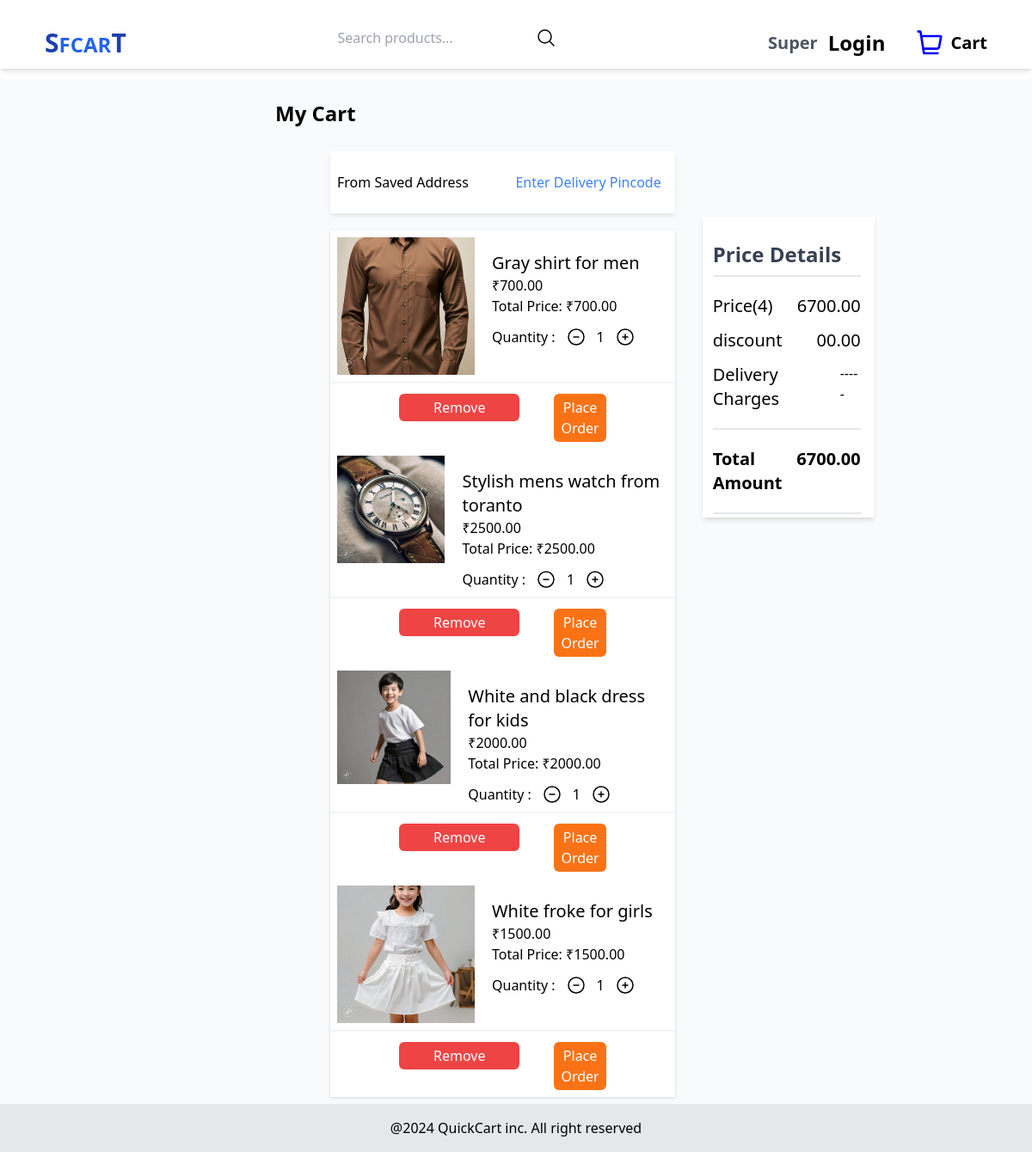
Page /cart/cart_items/ (signed in) on the committed database.
### carts/models.py (models this page shows, shortened)
class CartItem(models.Model):
    cart = models.ForeignKey(Cart, related_name='items', on_delete=models.CASCADE)
    product = models.ForeignKey(Product, on_delete=models.CASCADE)
    quantity = models.PositiveIntegerField(default=1)
    added_at = models.DateTimeField(auto_now_add=True)
    def total_price(self):
        return self.product.price * self.quantity

class Cart(models.Model):
    user = models.OneToOneField(User, on_delete=models.CASCADE, null=True, blank=True)
    created_at = models.DateTimeField(auto_now_add=True)
    updated_at = models.DateTimeField(auto_now=True)
    def total_price(self):
        return sum(item.total_price() for item in self.items.all())
    def total_items(self):
        return sum(item.quantity for item in self.items.all())

### products/models.py (models this page shows, shortened)
class Product(models.Model):
    SIZE = [
        ('sm','SM'),
        ('m','M'),
        ('l','L'),
        ('xl','XL'),
        ('xxl','2XL'),
    ]
    category = models.ForeignKey(Category, on_delete=models.PROTECT, related_name='products')
    name = models.CharField(max_length=255)
    slug = models.SlugField(max_length=250, unique=True)
    description = models.TextField(blank=True)
    price = models.DecimalField(max_digits=10, decimal_places=2)
    discount = models.DecimalField(max_digits=5, decimal_places=2, default=0.00)
    available = models.BooleanField(default=True)
    quantity = models.PositiveIntegerField(default=1)
    created_at = models.DateTimeField(auto_now_add=True)
    updated_at = models.DateTimeField(auto_now=True)
    tags = models.ManyToManyField('Tag', blank=True, related_name='products')
    rating = models.DecimalField(max_digits=3, decimal_places=2, default=0.0)
    review_count = models.PositiveIntegerField(default=0)
    class Meta:
        verbose_name_plural = 'Products'
        ordering = ['-created_at']

class ProductImages(models.Model):
    product = models.ForeignKey(Product, on_delete=models.CASCADE, related_name='product_images')
    product_image = models.ImageField(upload_to='product/product_images', blank=True, null=True)

### carts/views.py (the view)
# urls.py: path('cart_items/', cart_items, name='cart_items'),
def cart_items(request):
    cart = Cart.objects.get(user=request.user)
    cart_items = cart.items.all()
    context = {'cart_items':cart_items,'cart':cart }
    return render(request, 'carts/cart_details.html', context)

### carts/templates/carts/cart_details.html (shortened to what this page needs)
{% extends "base.html" %}
  {% block content%}
<h2 class="px-80 text-2xl pt-6 font-semibold text-blu-900">My Cart</h2>
<section class="flex px-96 py-2">
  <div class="basis-2/3 ">
    <div class="my-5 bg-white flex justify-between items-center py-4 shadow-md shadow-gray-200">
        <p class="ml-2 text-l">From Saved Address</p>
        <button class="py-2 px-4 border-black text-blue-500">Enter Delivery Pincode</button>
    </div>
    {% if cart_items %}
    <div class="bg-white drop-shadow">
      {% for items in cart_items %}
      <div class="flex gap-5 mb-1 p-2 border-b-2 border-gray-100">
        <a href="{% url 'products:product_detail' items.product.id %}">
           <div>
            <img class=" w-40 m-3rounded" src="{{items.product.product_images.first.product_image.url}}" alt="{{product.name}}">
        </div>
      </a>
      <div class="mt-4">
        <p class="text-xl">{{ items.product.name|capfirst }}</p>
        <p class="text-l">&#8377;{{ items.product.price }}</p>
        <p>Total Price: <span id="total-price-{{ items.id }}">&#8377;{{ items.total_price }}</span></p>
        <div class="flex gap-3 mt-3 items-center">
            <p>Quantity :</p>
            <svg xmlns="http://www.w3.org/2000/svg" fill="none" viewBox="0 0 24 24" stroke-width="1.5" stroke="currentColor"
                class="size-6 cursor-pointer" onclick="changeQuantity('{{ items.id }}', 'decrease')">
                <path stroke-linecap="round" stroke-linejoin="round" d="M15 12H9m12 0a9 9 0 1 1-18 0 9 9 0 0 1 18 0Z" />
            </svg>
            <span id="quantity-{{ items.id }}">{{ items.quantity }}</span>
            <svg xmlns="http://www.w3.org/2000/svg" fill="none" viewBox="0 0 24 24" stroke-width="1.5" stroke="currentColor"
                class="size-6 cursor-pointer" onclick="changeQuantity('{{ items.id }}', 'increase')">
                <path stroke-linecap="round" stroke-linejoin="round" d="M12 9v6m3-3H9m12 0a9 9 0 1 1-18 0 9 9 0 0 1 18 0Z" />
            </svg>
        </div>
    </div>
      </div>
    <div class="flex gap-10 px-20 py-2">
      <form action="{% url 'cart:delete_cart_item' items.id %}" method="post">
        <button type="submit" class="text-l text-white bg-red-500 rounded-md py-1 px-10  hover:bg-red-600">
          Remove
        </button>
      </form>
      <button class="text-l text-white bg-orange-500 rounded-md py-1 px-2  hover:bg-orange-600">Place Order</button>
    </div>
    {% endfor %}
    </div>
    {% endif %}
  </div>
  <div class="basis-1/3 px-4 mt-24 pl-3 ml-8 min-w-[200px] max-w-[350px] max-h-[350px] bg-white shadow-md">
    <h4 class="text-2xl text-gray-700 font-semibold mt-5 py-2 border-b-2">Price Details</h4>
    <div class="flex flex-col gap-3 my-5">
      <div class="flex justify-between">
        <p class="text-xl">Price({{cart.total_items}})</p>
        <p class="text-xl">{{cart.total_price}}</p>
      </div>
      <div class="flex justify-between">
        <p class="text-xl">discount</p>
        <p class="text-xl">00.00</p>
      </div>
      <div class="flex justify-between">
        <p class="text-xl">Delivery Charges</p>
        <p>-----</p>
      </div>
    </div>
    <div class="flex justify-between py-5 font-bold border-y-2">
      <p class="text-xl">Total Amount</p>
      <p class="text-xl">{{cart.total_price}}</p>
    </div>
  </div>
</section>
{% endblock %}

### templates/includes/navbar.html (shortened to what this page needs)
<nav class="flex justify-between px-10 mt-5">
    <a href="{% url 'products:product_main_page' %}" class="font-bold text-2xl text-blue-600">
        <span class="text-blue-800 text-3xl">S</span>FCAR<span class="text-3xl text-blue-800">T</span>
    </a>
    <form action="{% url 'products:search_products' %}" method="GET">
        <div class="flex justify-center items-center gap-0">
            <input type="text" name="q" placeholder="Search products..." required>
        <button type="submit">
            <svg xmlns="http://www.w3.org/2000/svg" fill="none" viewBox="0 0 24 24" stroke-width="1.5" stroke="currentColor" class="size-6">
                <path stroke-linecap="round" stroke-linejoin="round" d="m21 21-5.197-5.197m0 0A7.5 7.5 0 1 0 5.196 5.196a7.5 7.5 0 0 0 10.607 10.607Z" />
              </svg>
        </button>
        </div>
    </form>
    <div class="flex gap-3 items-center">
        {% if user.is_authenticated %}
        <p class="text-gray-600 font-semibold text-xl">{{user.username|title}}</p>
        {%endif%}
        <a href="{% url 'user:user_login' %}" class="text-2xl font-semibold mr-6">Login</a>
    <a href="{% url 'cart:cart_items' %}" class="flex items-center gap-2">
            <label class='text-xl font-semibold' for="">Cart</label>
    </a>
    </div>
</nav>

### rows in the picture
CartItem: product.product_images.first.product_image (picture), product.name "Gray shirt for men", product.price "700.00", total_price "700.00", quantity "1"
CartItem: product.product_images.first.product_image (picture), product.name "Stylish mens watch from toranto", product.price "2500.00", total_price "2500.00", quantity "1"
CartItem: product.product_images.first.product_image (picture), product.name "White and black dress for kids", product.price "2000.00", total_price "2000.00", quantity "1"
CartItem: product.product_images.first.product_image (picture), product.name "White froke for girls", product.price "1500.00", total_price "1500.00", quantity "1"
Cart: total_items "4", total_price "6700.00"

### other values in the picture
{{ user.username|title }} "Super"
